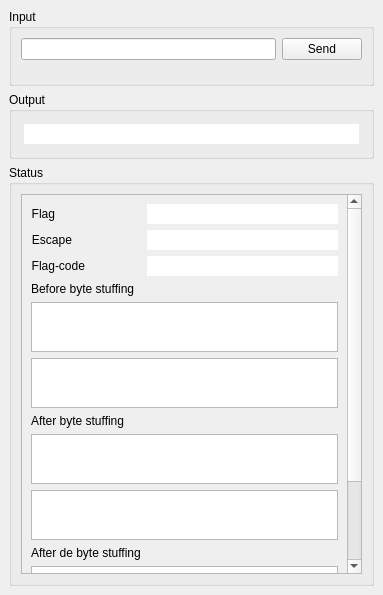
<?xml version="1.0" encoding="UTF-8"?>
<ui version="4.0">
 <class>MainWindow</class>
 <widget class="QMainWindow" name="MainWindow">
  <property name="geometry">
   <rect>
    <x>0</x>
    <y>0</y>
    <width>383</width>
    <height>595</height>
   </rect>
  </property>
  <property name="minimumSize">
   <size>
    <width>383</width>
    <height>595</height>
   </size>
  </property>
  <property name="maximumSize">
   <size>
    <width>383</width>
    <height>595</height>
   </size>
  </property>
  <property name="windowTitle">
   <string>Byte stuffing</string>
  </property>
  <widget class="QWidget" name="centralwidget">
   <layout class="QGridLayout" name="gridLayout">
    <item row="0" column="0">
     <widget class="QGroupBox" name="groupBox">
      <property name="sizePolicy">
       <sizepolicy hsizetype="Preferred" vsizetype="Fixed">
        <horstretch>0</horstretch>
        <verstretch>20</verstretch>
       </sizepolicy>
      </property>
      <property name="title">
       <string>Input</string>
      </property>
      <layout class="QGridLayout" name="gridLayout_3">
       <property name="bottomMargin">
        <number>23</number>
       </property>
       <item row="0" column="1">
        <widget class="QPushButton" name="send">
         <property name="text">
          <string>Send</string>
         </property>
        </widget>
       </item>
       <item row="0" column="0">
        <widget class="QLineEdit" name="input">
         <property name="clearButtonEnabled">
          <bool>true</bool>
         </property>
        </widget>
       </item>
      </layout>
     </widget>
    </item>
    <item row="1" column="0">
     <widget class="QGroupBox" name="groupBox_2">
      <property name="sizePolicy">
       <sizepolicy hsizetype="Preferred" vsizetype="Maximum">
        <horstretch>0</horstretch>
        <verstretch>20</verstretch>
       </sizepolicy>
      </property>
      <property name="title">
       <string>Output</string>
      </property>
      <layout class="QGridLayout" name="gridLayout_2">
       <property name="leftMargin">
        <number>12</number>
       </property>
       <property name="topMargin">
        <number>12</number>
       </property>
       <property name="rightMargin">
        <number>12</number>
       </property>
       <property name="bottomMargin">
        <number>12</number>
       </property>
       <item row="0" column="0">
        <widget class="QLineEdit" name="output">
         <property name="frame">
          <bool>false</bool>
         </property>
         <property name="readOnly">
          <bool>true</bool>
         </property>
        </widget>
       </item>
      </layout>
     </widget>
    </item>
    <item row="2" column="0">
     <widget class="QGroupBox" name="groupBox_3">
      <property name="sizePolicy">
       <sizepolicy hsizetype="Preferred" vsizetype="Preferred">
        <horstretch>0</horstretch>
        <verstretch>80</verstretch>
       </sizepolicy>
      </property>
      <property name="title">
       <string>Status</string>
      </property>
      <layout class="QGridLayout" name="gridLayout_4">
       <item row="0" column="0">
        <widget class="QScrollArea" name="scrollArea">
         <property name="sizeAdjustPolicy">
          <enum>QAbstractScrollArea::AdjustToContents</enum>
         </property>
         <property name="widgetResizable">
          <bool>true</bool>
         </property>
         <property name="alignment">
          <set>Qt::AlignLeading|Qt::AlignLeft|Qt::AlignTop</set>
         </property>
         <widget class="QWidget" name="scrollAreaWidgetContents">
          <property name="geometry">
           <rect>
            <x>0</x>
            <y>-163</y>
            <width>312</width>
            <height>545</height>
           </rect>
          </property>
          <layout class="QGridLayout" name="gridLayout_5">
           <item row="2" column="0">
            <widget class="QLabel" name="label_6">
             <property name="sizePolicy">
              <sizepolicy hsizetype="Maximum" vsizetype="Preferred">
               <horstretch>20</horstretch>
               <verstretch>0</verstretch>
              </sizepolicy>
             </property>
             <property name="text">
              <string>Flag-code</string>
             </property>
             <property name="alignment">
              <set>Qt::AlignRight|Qt::AlignTrailing|Qt::AlignVCenter</set>
             </property>
             <property name="wordWrap">
              <bool>true</bool>
             </property>
            </widget>
           </item>
           <item row="7" column="0">
            <widget class="QLabel" name="label_2">
             <property name="sizePolicy">
              <sizepolicy hsizetype="Preferred" vsizetype="Maximum">
               <horstretch>0</horstretch>
               <verstretch>0</verstretch>
              </sizepolicy>
             </property>
             <property name="text">
              <string>After byte stuffing</string>
             </property>
            </widget>
           </item>
           <item row="0" column="1">
            <widget class="QLineEdit" name="flag">
             <property name="sizePolicy">
              <sizepolicy hsizetype="Minimum" vsizetype="Fixed">
               <horstretch>0</horstretch>
               <verstretch>0</verstretch>
              </sizepolicy>
             </property>
             <property name="frame">
              <bool>false</bool>
             </property>
             <property name="readOnly">
              <bool>true</bool>
             </property>
            </widget>
           </item>
           <item row="2" column="1">
            <widget class="QLineEdit" name="code">
             <property name="sizePolicy">
              <sizepolicy hsizetype="Minimum" vsizetype="Fixed">
               <horstretch>0</horstretch>
               <verstretch>0</verstretch>
              </sizepolicy>
             </property>
             <property name="frame">
              <bool>false</bool>
             </property>
             <property name="readOnly">
              <bool>true</bool>
             </property>
            </widget>
           </item>
           <item row="5" column="0" colspan="2">
            <widget class="QTextEdit" name="befure">
             <property name="sizePolicy">
              <sizepolicy hsizetype="Expanding" vsizetype="Fixed">
               <horstretch>80</horstretch>
               <verstretch>0</verstretch>
              </sizepolicy>
             </property>
             <property name="minimumSize">
              <size>
               <width>0</width>
               <height>50</height>
              </size>
             </property>
             <property name="maximumSize">
              <size>
               <width>16777215</width>
               <height>50</height>
              </size>
             </property>
             <property name="readOnly">
              <bool>true</bool>
             </property>
            </widget>
           </item>
           <item row="6" column="0" colspan="2">
            <widget class="QTextEdit" name="befureBytes">
             <property name="minimumSize">
              <size>
               <width>0</width>
               <height>50</height>
              </size>
             </property>
             <property name="maximumSize">
              <size>
               <width>16777215</width>
               <height>50</height>
              </size>
             </property>
            </widget>
           </item>
           <item row="10" column="0">
            <widget class="QLabel" name="label_3">
             <property name="sizePolicy">
              <sizepolicy hsizetype="Preferred" vsizetype="Maximum">
               <horstretch>0</horstretch>
               <verstretch>0</verstretch>
              </sizepolicy>
             </property>
             <property name="text">
              <string>After de byte stuffing</string>
             </property>
            </widget>
           </item>
           <item row="1" column="0">
            <widget class="QLabel" name="label_5">
             <property name="sizePolicy">
              <sizepolicy hsizetype="Maximum" vsizetype="Preferred">
               <horstretch>20</horstretch>
               <verstretch>0</verstretch>
              </sizepolicy>
             </property>
             <property name="text">
              <string>Escape</string>
             </property>
             <property name="alignment">
              <set>Qt::AlignRight|Qt::AlignTrailing|Qt::AlignVCenter</set>
             </property>
             <property name="wordWrap">
              <bool>true</bool>
             </property>
            </widget>
           </item>
           <item row="11" column="0" colspan="2">
            <widget class="QTextEdit" name="afterDe">
             <property name="sizePolicy">
              <sizepolicy hsizetype="Expanding" vsizetype="Fixed">
               <horstretch>80</horstretch>
               <verstretch>0</verstretch>
              </sizepolicy>
             </property>
             <property name="minimumSize">
              <size>
               <width>0</width>
               <height>50</height>
              </size>
             </property>
             <property name="maximumSize">
              <size>
               <width>16777215</width>
               <height>50</height>
              </size>
             </property>
             <property name="readOnly">
              <bool>true</bool>
             </property>
            </widget>
           </item>
           <item row="9" column="0" colspan="2">
            <widget class="QTextEdit" name="afterBytes">
             <property name="minimumSize">
              <size>
               <width>0</width>
               <height>50</height>
              </size>
             </property>
             <property name="maximumSize">
              <size>
               <width>16777215</width>
               <height>50</height>
              </size>
             </property>
            </widget>
           </item>
           <item row="3" column="0">
            <widget class="QLabel" name="label">
             <property name="sizePolicy">
              <sizepolicy hsizetype="Preferred" vsizetype="Maximum">
               <horstretch>0</horstretch>
               <verstretch>0</verstretch>
              </sizepolicy>
             </property>
             <property name="text">
              <string>Before byte stuffing</string>
             </property>
            </widget>
           </item>
           <item row="0" column="0">
            <widget class="QLabel" name="label_4">
             <property name="sizePolicy">
              <sizepolicy hsizetype="Maximum" vsizetype="Preferred">
               <horstretch>0</horstretch>
               <verstretch>0</verstretch>
              </sizepolicy>
             </property>
             <property name="text">
              <string>Flag</string>
             </property>
             <property name="alignment">
              <set>Qt::AlignRight|Qt::AlignTrailing|Qt::AlignVCenter</set>
             </property>
            </widget>
           </item>
           <item row="1" column="1">
            <widget class="QLineEdit" name="esc">
             <property name="sizePolicy">
              <sizepolicy hsizetype="Minimum" vsizetype="Fixed">
               <horstretch>0</horstretch>
               <verstretch>0</verstretch>
              </sizepolicy>
             </property>
             <property name="frame">
              <bool>false</bool>
             </property>
             <property name="readOnly">
              <bool>true</bool>
             </property>
            </widget>
           </item>
           <item row="8" column="0" colspan="2">
            <widget class="QTextEdit" name="after">
             <property name="sizePolicy">
              <sizepolicy hsizetype="Expanding" vsizetype="Fixed">
               <horstretch>80</horstretch>
               <verstretch>0</verstretch>
              </sizepolicy>
             </property>
             <property name="minimumSize">
              <size>
               <width>0</width>
               <height>50</height>
              </size>
             </property>
             <property name="maximumSize">
              <size>
               <width>16777215</width>
               <height>50</height>
              </size>
             </property>
             <property name="readOnly">
              <bool>true</bool>
             </property>
            </widget>
           </item>
           <item row="12" column="0" colspan="2">
            <widget class="QTextEdit" name="afterDeBytes">
             <property name="minimumSize">
              <size>
               <width>0</width>
               <height>50</height>
              </size>
             </property>
             <property name="maximumSize">
              <size>
               <width>16777215</width>
               <height>50</height>
              </size>
             </property>
            </widget>
           </item>
          </layout>
         </widget>
        </widget>
       </item>
      </layout>
     </widget>
    </item>
   </layout>
  </widget>
 </widget>
 <resources/>
 <connections/>
</ui>
